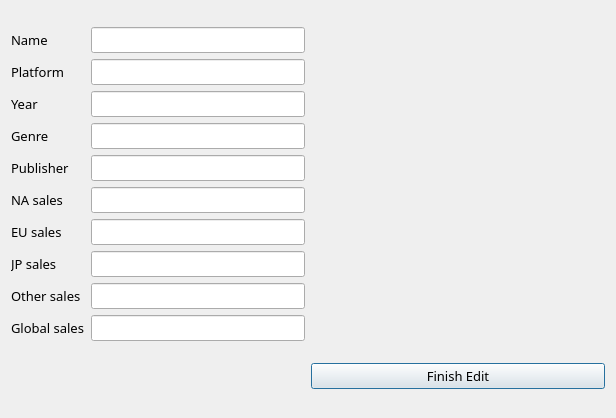
<?xml version="1.0" encoding="UTF-8"?>
<ui version="4.0">
 <class>EditDialog</class>
 <widget class="QDialog" name="EditDialog">
  <property name="geometry">
   <rect>
    <x>0</x>
    <y>0</y>
    <width>616</width>
    <height>418</height>
   </rect>
  </property>
  <property name="font">
   <font>
    <family>Calibri Light</family>
    <pointsize>10</pointsize>
   </font>
  </property>
  <property name="windowTitle">
   <string>Dialog</string>
  </property>
  <layout class="QGridLayout" name="gridLayout_2">
   <item row="0" column="1">
    <spacer name="horizontalSpacer">
     <property name="orientation">
      <enum>Qt::Horizontal</enum>
     </property>
     <property name="sizeType">
      <enum>QSizePolicy::Expanding</enum>
     </property>
     <property name="sizeHint" stdset="0">
      <size>
       <width>40</width>
       <height>20</height>
      </size>
     </property>
    </spacer>
   </item>
   <item row="0" column="0">
    <layout class="QGridLayout" name="gridLayout">
     <item row="15" column="1">
      <widget class="QLineEdit" name="lineEdit_Global"/>
     </item>
     <item row="13" column="0">
      <widget class="QLabel" name="labelOther">
       <property name="text">
        <string>Other sales</string>
       </property>
      </widget>
     </item>
     <item row="13" column="1">
      <widget class="QLineEdit" name="lineEdit_Other"/>
     </item>
     <item row="7" column="0">
      <widget class="QLabel" name="labelNA">
       <property name="text">
        <string>NA sales</string>
       </property>
      </widget>
     </item>
     <item row="2" column="1">
      <widget class="QLineEdit" name="lineEdit_Year"/>
     </item>
     <item row="3" column="0">
      <widget class="QLabel" name="labelGenre">
       <property name="text">
        <string>Genre</string>
       </property>
      </widget>
     </item>
     <item row="1" column="1">
      <widget class="QLineEdit" name="lineEdit_Platform"/>
     </item>
     <item row="11" column="1">
      <widget class="QLineEdit" name="lineEdit_JP"/>
     </item>
     <item row="9" column="1">
      <widget class="QLineEdit" name="lineEdit_EU"/>
     </item>
     <item row="5" column="1">
      <widget class="QLineEdit" name="lineEdit_Publisher"/>
     </item>
     <item row="15" column="0">
      <widget class="QLabel" name="labelGlobal">
       <property name="text">
        <string>Global sales</string>
       </property>
      </widget>
     </item>
     <item row="1" column="0">
      <widget class="QLabel" name="labelPlatform">
       <property name="text">
        <string>Platform</string>
       </property>
      </widget>
     </item>
     <item row="3" column="1">
      <widget class="QLineEdit" name="lineEdit_Genre"/>
     </item>
     <item row="11" column="0">
      <widget class="QLabel" name="labelJP">
       <property name="text">
        <string>JP sales</string>
       </property>
      </widget>
     </item>
     <item row="5" column="0">
      <widget class="QLabel" name="labelPublisher">
       <property name="text">
        <string>Publisher</string>
       </property>
      </widget>
     </item>
     <item row="7" column="1">
      <widget class="QLineEdit" name="lineEdit_NA"/>
     </item>
     <item row="0" column="0">
      <widget class="QLabel" name="labelName">
       <property name="text">
        <string>Name</string>
       </property>
      </widget>
     </item>
     <item row="9" column="0">
      <widget class="QLabel" name="labelEU">
       <property name="text">
        <string>EU sales</string>
       </property>
      </widget>
     </item>
     <item row="2" column="0">
      <widget class="QLabel" name="labelYear">
       <property name="text">
        <string>Year</string>
       </property>
      </widget>
     </item>
     <item row="0" column="1">
      <widget class="QLineEdit" name="lineEdit_Name"/>
     </item>
    </layout>
   </item>
   <item row="1" column="1">
    <widget class="QPushButton" name="pushButton">
     <property name="text">
      <string>Finish Edit</string>
     </property>
    </widget>
   </item>
  </layout>
 </widget>
 <resources/>
 <connections>
  <connection>
   <sender>pushButton</sender>
   <signal>released()</signal>
   <receiver>EditDialog</receiver>
   <slot>close()</slot>
   <hints>
    <hint type="sourcelabel">
     <x>458</x>
     <y>391</y>
    </hint>
    <hint type="destinationlabel">
     <x>307</x>
     <y>208</y>
    </hint>
   </hints>
  </connection>
 </connections>
</ui>
